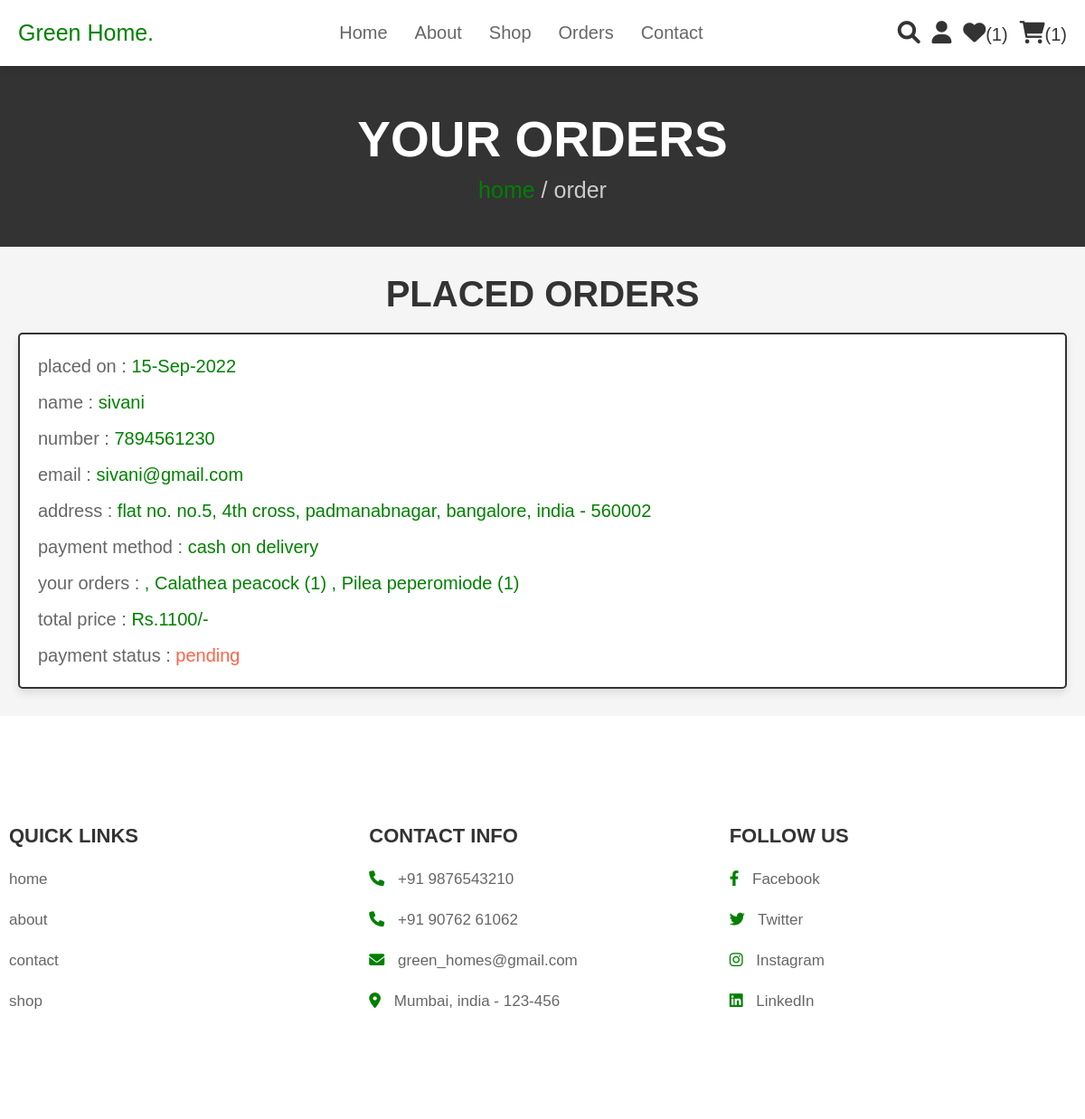
The app's page /orders.php (signed in) with its own data.
### tables this page shows
CREATE TABLE `orders` (
  `id` int(100) NOT NULL,
  `user_id` int(100) NOT NULL,
  `name` varchar(100) NOT NULL,
  `number` varchar(12) NOT NULL,
  `email` varchar(100) NOT NULL,
  `method` varchar(50) NOT NULL,
  `address` varchar(500) NOT NULL,
  `total_products` varchar(1000) NOT NULL,
  `total_price` int(100) NOT NULL,
  `placed_on` varchar(50) NOT NULL,
  `payment_status` varchar(20) NOT NULL DEFAULT 'pending'
);

### orders.php (the view, shortened to what this page needs)
<?php
@include 'config.php';
$user_id = $_SESSION['user_id'];
?>
<!DOCTYPE html>
<html lang="en">
<head>
   <link rel="stylesheet" href="https://cdnjs.cloudflare.com/ajax/libs/font-awesome/6.0.0/css/all.min.css">
   <link rel="stylesheet" href="css/style.css">
</head>
<body>
   <?php @include 'header.php'; ?>
   <section class="heading">
      <h3>your orders</h3>
      <p> <a href="home.php">home</a> / order </p>
   </section>
   <section class="placed-orders">
      <h1 class="title">placed orders</h1>
      <div class="box-container">
         <?php
        $select_orders = mysqli_query($conn, "SELECT * FROM `orders` WHERE user_id = '$user_id'") or die('query failed');
        if(mysqli_num_rows($select_orders) > 0){
            while($fetch_orders = mysqli_fetch_assoc($select_orders)){
    ?>
         <div class="box">
            <p> placed on : <span><?php echo $fetch_orders['placed_on']; ?></span> </p>
            <p> name : <span><?php echo $fetch_orders['name']; ?></span> </p>
            <p> number : <span><?php echo $fetch_orders['number']; ?></span> </p>
            <p> email : <span><?php echo $fetch_orders['email']; ?></span> </p>
            <p> address : <span><?php echo $fetch_orders['address']; ?></span> </p>
            <p> payment method : <span><?php echo $fetch_orders['method']; ?></span> </p>
            <p> your orders : <span><?php echo $fetch_orders['total_products']; ?></span> </p>
            <p> total price : <span>Rs.<?php echo $fetch_orders['total_price']; ?>/-</span> </p>
            <p> payment status : <span
                  style="color:<?php if($fetch_orders['payment_status'] == 'pending'){echo 'tomato'; }else{echo 'green';} ?>"><?php echo $fetch_orders['payment_status']; ?></span>
            </p>
         </div>
         <?php
        }
    }else{
        echo '<p class="empty">no orders placed yet!</p>';
    }
    ?>
      </div>
   </section>
   <?php @include 'footer.php'; ?>
</body>
</html>

### css/style.css (style rules this page uses)
:root { --pink: green; --red: #c0392b; --orange: #f39c12; --black: #333; --white: #fff; --light-color: #666; --light-white: #ccc; --light-bg: #f5f5f5; --border: .2rem solid var(--black); --box-shadow: 0 .5rem 1rem rgba(0, 0, 0, .1); }
* { font-family: 'Rubik', sans-serif; margin: 0; padding: 0; box-sizing: border-box; outline: none; border: none; text-decoration: none; transition: all .2s linear; }
html { font-size: 62.5%; overflow-x: hidden; scroll-behavior: smooth; scroll-padding-top: 6.5rem; }
body { background: var(--light-bg); }
section { padding: 3rem 2rem; }
.heading { display: flex; flex-flow: column; align-items: center; justify-content: center; gap: 1rem; background-color: var(--black); text-align: center; min-height: 25vh; }
.heading h3 { font-size: 5.5rem; color: var(--white); text-transform: uppercase; }
.heading p { font-size: 2.5rem; color: var(--light-white); }
.heading p a { color: var(--pink); }
.title { text-align: center; margin-bottom: 20px; color: var(--black); text-transform: uppercase; font-size: 4rem; }
.placed-orders .box-container { max-width: 1200px; margin: 0 auto; display: flex; flex-wrap: wrap; gap: 1.5rem; align-items: flex-start; }
.placed-orders .box-container .box { background-color: var(--white); padding: 1rem 2rem; border: var(--border); box-shadow: var(--box-shadow); flex: 1 1 40rem; border-radius: .5rem; }
.placed-orders .box-container .box p { margin: 1rem 0; font-size: 2rem; line-height: 1.5; color: var(--light-color); }
.placed-orders .box-container .box p span { color: var(--pink); }

### records on screen
orders: placed_on "15-Sep-2022", name "sivani", number "7894561230", email "sivani@gmail.com", address "flat no. no.5, 4th cross, padmanabnagar, bangalore, india - 560002", method "cash on delivery", total_products ", Calathea peacock (1) , Pilea peperomiode (1)", total_price "1100", payment_status "pending"

### other values on screen
$wishlist_num_rows "1"
$cart_num_rows "1"
